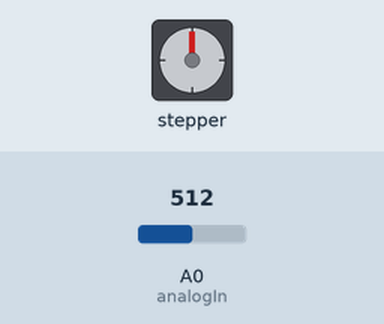
Recording of a sketch running on a simulated Arduino Uno, built with avr-gcc and run on an emulated ATmega328P. Shown: stepper motor. The inputs (shaded band) are chosen by the test bench; at power-on: A0 (analogIn) = 512. Stepper angles assume 2048 steps per turn.

Above: at 2.6 s.
2.7 s: A0 (analogIn) set to 716
At 4.51 s:
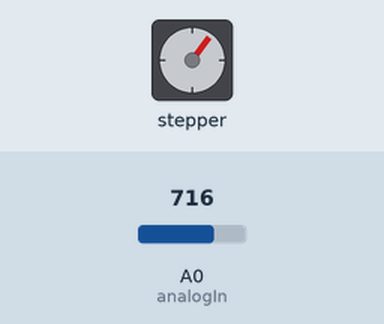
At 5.12 s:
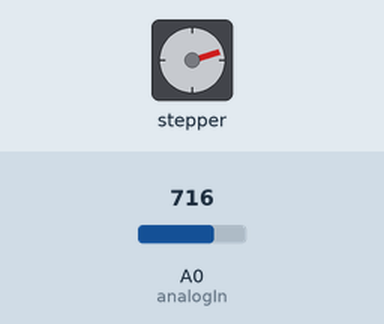
6.7 s: A0 (analogIn) set to 511
At 7.6 s:
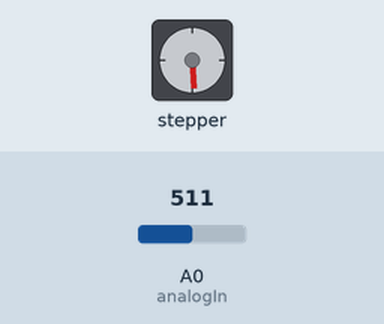
9.2 s: A0 (analogIn) set to 306
Timing chart, 0 to 24.4 s (numbered marks = the images above; inputs shaded):
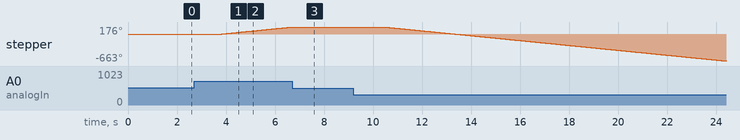

The sketch:

ULN2003APC_Test.ino
```cpp
#include <Stepper.h>
#define STEPS_PER_REV 32
#define STEPS_PER_OUT 2048
#define MOTOR_SPEED 500

// pin assignments
const int analogIn = A0;

// stepper objs, param: IN1, IN2, IN3, IN4 (reverse order works - except reversed, duh)
Stepper stepper(STEPS_PER_REV, 8, 10, 9, 11);

void setup() {
    stepper.setSpeed(MOTOR_SPEED);
}

double value;
void loop() {
    value = 2 * 1850 * (analogRead(analogIn) / 1023.0 - 0.5);
    stepper.setSpeed(abs(value));
    if (value > 0) stepper.step(1);
    else stepper.step(-1);
}
```

Measured:
- after the input at 2.7 s, stepper: keeps turning clockwise at about 60°/s, starting after 1.1 s
